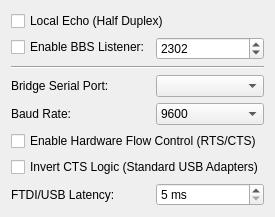
       <widget class="QWidget" name="tab_R4">
        <attribute name="title">
         <string>R4: (Serial) </string>
        </attribute>
        <layout class="QFormLayout" name="formLayout_R4">
         <item row="0" column="0" colspan="2">
          <widget class="QCheckBox" name="modemLocalEchoBox_R4">
           <property name="text">
            <string>Local Echo (Half Duplex)</string>
           </property>
          </widget>
         </item>
         <item row="1" column="0">
          <widget class="QCheckBox" name="enableBbsPort_R4">
           <property name="text">
            <string>Enable BBS Listener:</string>
           </property>
          </widget>
         </item>
         <item row="1" column="1">
          <widget class="QSpinBox" name="bbsPortBox_R4">
           <property name="minimum">
            <number>1025</number>
           </property>
           <property name="maximum">
            <number>65000</number>
           </property>
           <property name="value">
            <number>2302</number>
           </property>
          </widget>
         </item>
         <item row="2" column="0" colspan="2">
          <widget class="Line" name="line_R4">
           <property name="orientation">
            <enum>Qt::Orientation::Horizontal</enum>
           </property>
          </widget>
         </item>
         <item row="3" column="0">
          <widget class="QLabel" name="modemPortLabel_R4">
           <property name="text">
            <string>Bridge Serial Port:</string>
           </property>
          </widget>
         </item>
         <item row="3" column="1">
          <widget class="QComboBox" name="modemPortComboBox_R4"/>
         </item>
         <item row="4" column="0">
          <widget class="QLabel" name="modemBaudLabel_R4">
           <property name="text">
            <string>Baud Rate:</string>
           </property>
          </widget>
         </item>
         <item row="4" column="1">
          <widget class="QComboBox" name="modemBaudComboBox_R4">
           <item>
            <property name="text">
             <string>9600</string>
            </property>
           </item>
           <item>
            <property name="text">
             <string>19200</string>
            </property>
           </item>
           <item>
            <property name="text">
             <string>38400</string>
            </property>
           </item>
          </widget>
         </item>
         <item row="5" column="0" colspan="2">
          <widget class="QCheckBox" name="modemFlowControlBox_R4">
           <property name="text">
            <string>Enable Hardware Flow Control (RTS/CTS)</string>
           </property>
          </widget>
         </item>
         <item row="6" column="0" colspan="2">
          <widget class="QCheckBox" name="modemInvertCtsBox_R4">
           <property name="text">
            <string>Invert CTS Logic (Standard USB Adapters)</string>
           </property>
          </widget>
         </item>
         <item row="7" column="0">
          <widget class="QLabel" name="label_streamGuardDelay_R4">
           <property name="text">
            <string>FTDI/USB Latency:</string>
           </property>
          </widget>
         </item>
         <item row="7" column="1">
          <widget class="QSpinBox" name="sbStreamGuardDelay_R4">
           <property name="suffix">
            <string> ms</string>
           </property>
           <property name="minimum">
            <number>5</number>
           </property>
           <property name="maximum">
            <number>250</number>
           </property>
          </widget>
         </item>
        </layout>
       </widget>
